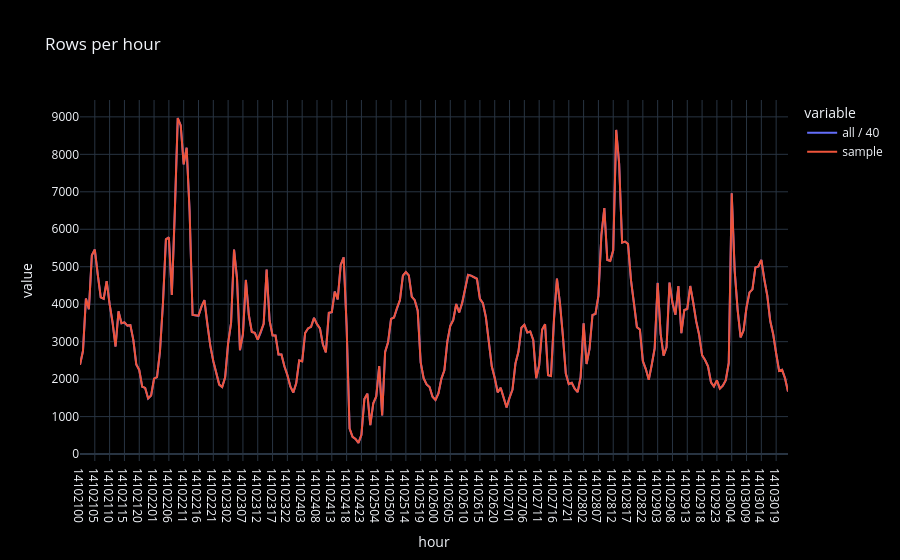

This figure's notebook cell:
### Code cell
compare = pd.DataFrame({'all / 40' : hours['rows (all)'] / 40 , 'sample' : hours['rows (sample)']})
fig = px.line(compare , title='Rows per hour')
fig.update_xaxes(type='category')
fig.show()

### Figure 1 — Plotly figure (JSON) as saved in the notebook; plotly's stock layout.template omitted (floating-point values rounded to 4 significant figures; data arrays with more than 128 entries replaced by an {"elided": "..."} marker saying what was removed)
{"data": [{"hovertemplate": "variable=all / 40<br>hour=%{x}<br>value=%{y}<extra></extra>", "legendgroup": "all / 40", "line": {"color": "#636efa", "dash": "solid"}, "marker": {"symbol": "circle"}, "mode": "lines", "name": "all / 40", "orientation": "v", "showlegend": true, "type": "scatter", "x": {"elided": "240 str values"}, "xaxis": "x", "y": {"elided": "240 float values"}, "yaxis": "y"}, {"hovertemplate": "variable=sample<br>hour=%{x}<br>value=%{y}<extra></extra>", "legendgroup": "sample", "line": {"color": "#EF553B", "dash": "solid"}, "marker": {"symbol": "circle"}, "mode": "lines", "name": "sample", "orientation": "v", "showlegend": true, "type": "scatter", "x": {"elided": "240 str values"}, "xaxis": "x", "y": {"elided": "240 float values"}, "yaxis": "y"}], "layout": {"legend": {"title": {"text": "variable"}, "tracegroupgap": 0}, "title": {"text": "Rows per hour"}, "xaxis": {"anchor": "y", "domain": [0.0, 1.0], "title": {"text": "hour"}, "type": "category"}, "yaxis": {"anchor": "x", "domain": [0.0, 1.0], "title": {"text": "value"}}}}
